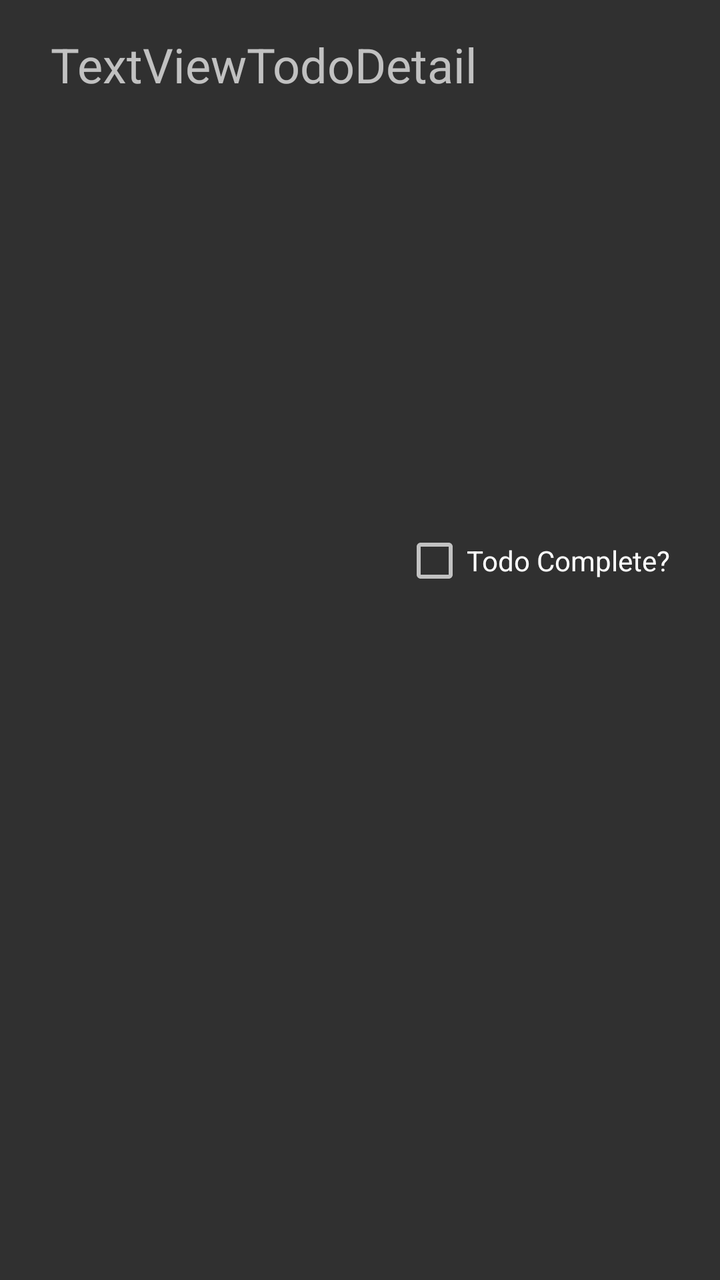
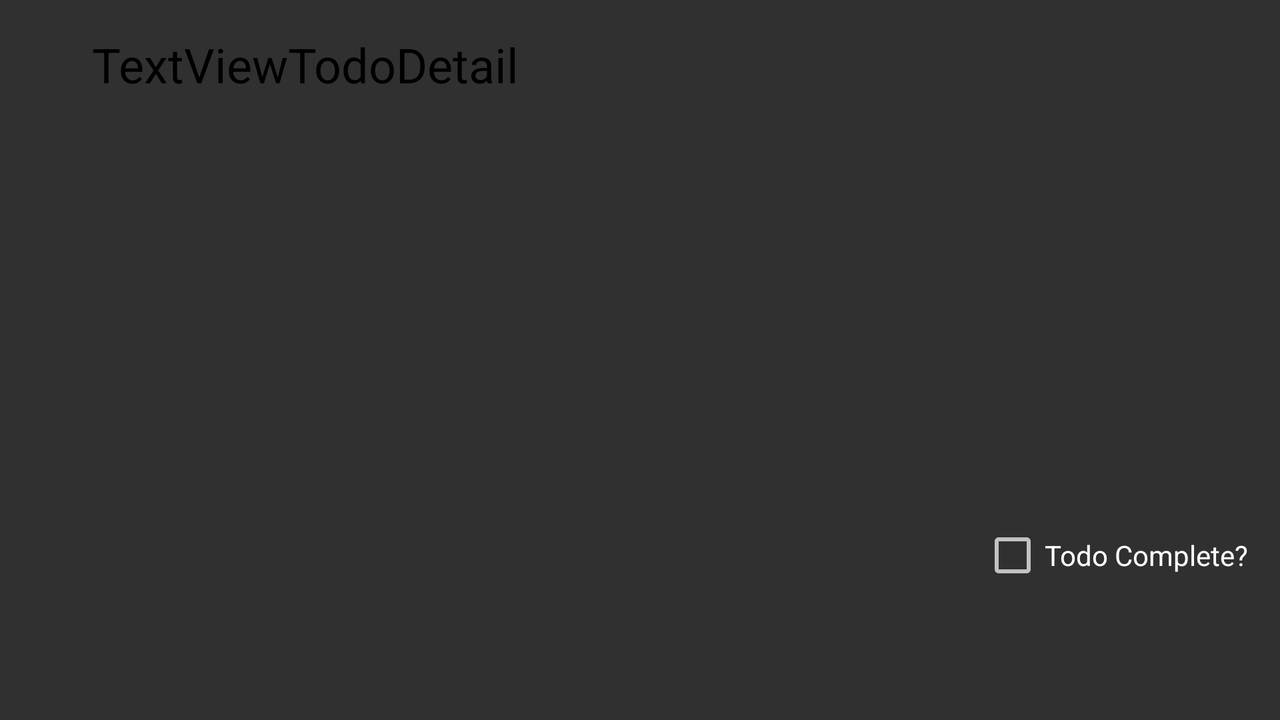

First picture: res/layout/ on a phone held upright. Second picture: the repository's own variant of that layout, on a device whose configuration matches the variant's folder. Source for both follows.
<!-- AndroidManifest.xml: application theme Theme.AppCompat -->
<!-- res/layout/activity_todo_detail.xml -->
<?xml version="1.0" encoding="utf-8"?>
<android.support.constraint.ConstraintLayout
    xmlns:android="http://schemas.android.com/apk/res/android"
    xmlns:app="http://schemas.android.com/apk/res-auto"
    xmlns:tools="http://schemas.android.com/tools"
    android:layout_width="match_parent"
    android:layout_height="match_parent"
    tools:context="com.example.todo.TodoActivity"
    tools:layout_editor_absoluteY="81dp"
    tools:layout_editor_absoluteX="0dp">

    <TextView
        android:id="@+id/textViewTodoDetail"
        android:layout_width="322dp"
        android:layout_height="182dp"
        android:layout_marginBottom="16dp"
        android:layout_marginEnd="8dp"
        android:layout_marginLeft="16dp"
        android:layout_marginRight="16dp"
        android:layout_marginTop="16dp"
        android:text="@string/textViewTodoDetail"

        android:textSize="24sp"
        app:layout_constraintBottom_toBottomOf="parent"
        app:layout_constraintHorizontal_bias="0.666"
        app:layout_constraintLeft_toLeftOf="parent"
        app:layout_constraintRight_toRightOf="parent"
        app:layout_constraintTop_toTopOf="parent"
        app:layout_constraintVertical_bias="0.0"/>

    <CheckBox
        android:id="@+id/checkBoxIsComplete"
        android:layout_width="wrap_content"
        android:layout_height="wrap_content"
        android:text="@string/todo_complete"
        app:layout_constraintTop_toTopOf="parent"
        app:layout_constraintBottom_toBottomOf="parent"
        android:layout_marginRight="16dp"
        app:layout_constraintRight_toRightOf="parent"
        app:layout_constraintVertical_bias="0.431"
        android:layout_marginBottom="16dp"
        android:layout_marginTop="16dp"
        android:layout_marginLeft="16dp"
        app:layout_constraintLeft_toLeftOf="parent"
        app:layout_constraintHorizontal_bias="0.953"/>

    <android.support.constraint.Guideline
        android:layout_width="wrap_content"
        android:layout_height="wrap_content"
        android:id="@+id/guideline"
        app:layout_constraintGuide_begin="390dp"
        android:orientation="horizontal"
        tools:layout_editor_absoluteY="390dp"
        tools:layout_editor_absoluteX="0dp"/>

</android.support.constraint.ConstraintLayout>
<!-- resources referenced by this layout -->
<resources>
  <string name="textViewTodoDetail">TextViewTodoDetail</string>
  <string name="todo_complete">Todo Complete?</string>
</resources>
<!-- res/layout-land/activity_todo_detail.xml (the author's variant of the layout above) -->
<!-- drawn on the phone turned sideways -->
<?xml version="1.0" encoding="utf-8"?>
<android.support.constraint.ConstraintLayout
    xmlns:android="http://schemas.android.com/apk/res/android"
    xmlns:app="http://schemas.android.com/apk/res-auto"
    xmlns:tools="http://schemas.android.com/tools"
    android:layout_width="match_parent"
    android:layout_height="match_parent"
    tools:context="com.example.todo.TodoActivity">

    <CheckBox
        android:id="@+id/checkBoxIsComplete"
        android:layout_width="wrap_content"
        android:layout_height="wrap_content"
        android:layout_marginRight="16dp"
        android:layout_marginTop="16dp"
        android:onClick="onCheckboxIsCompleteClicked"
        android:text="@string/todo_complete"
        app:layout_constraintRight_toRightOf="parent"
        app:layout_constraintBottom_toBottomOf="parent"
        android:layout_marginBottom="16dp"
        app:layout_constraintVertical_bias="0.452"
        app:layout_constraintTop_toBottomOf="@+id/textViewTodoDetail"/>

    <TextView
        android:id="@+id/textViewTodoDetail"
        android:layout_width="550dp"
        android:layout_height="188dp"
        android:layout_marginLeft="16dp"
        android:layout_marginRight="16dp"
        android:layout_marginTop="16dp"
        android:text="@string/textViewTodoDetail"
        android:textColor="@android:color/black"
        android:textSize="24sp"
        app:layout_constraintHorizontal_bias="0.517"
        app:layout_constraintLeft_toLeftOf="parent"
        app:layout_constraintRight_toRightOf="parent"
        app:layout_constraintTop_toTopOf="parent"
        />
</android.support.constraint.ConstraintLayout>
